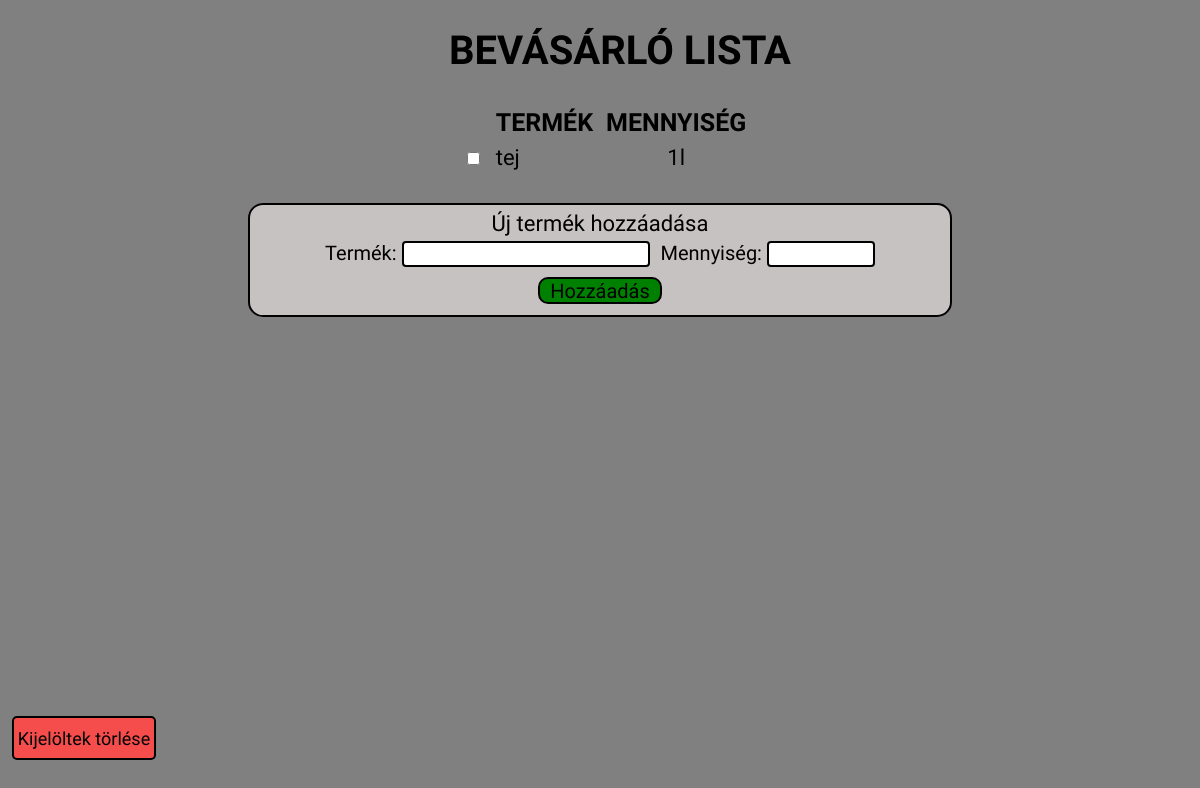
Before: / with the older database file.
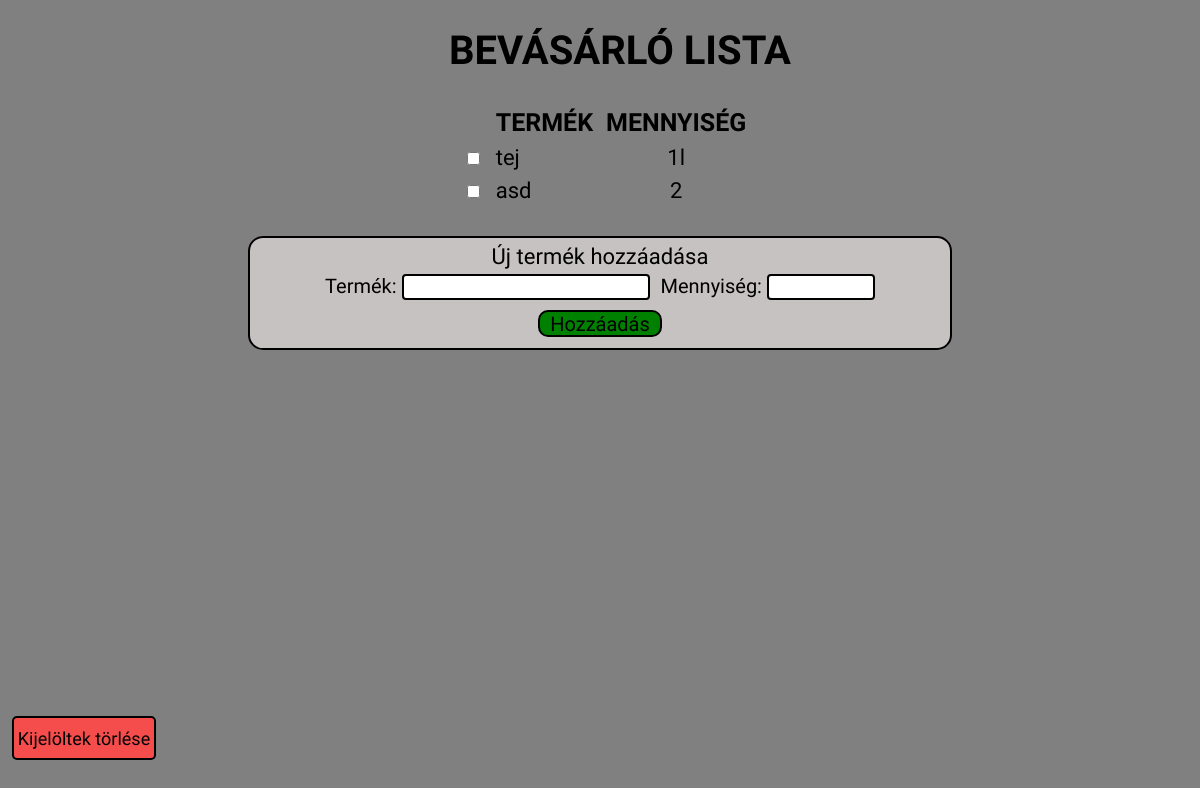
After: the same page with the newer database file.
### listapp/models.py (models this page shows, shortened)
class Lista(models.Model):
    name = models.CharField(max_length=30)
    amount = models.CharField(max_length=10)
    nameid = models.CharField(max_length=40)
    class Meta:
        verbose_name = 'Lista'
        verbose_name_plural = 'Lista'

### listapp/views.py (the view, shortened to what this page needs)
# urls.py: path('', home_view, name='home'),
def home_view(request, *args, **kwargs):
    array = []
    response = Lista.objects.all()
    for elem in response:
        array.append({
            "nev": elem.name,
            "mennyiseg": elem.amount,
        })
    return render(request, "home.html", {"tetelek": array})

### templates/home.html (shortened to what this page needs)
<!DOCTYPE html>
<html lang="en">
<head>
    {% load static %}
    <link rel="stylesheet" href="{% static 'style.css'%} ">
</head>
<body>
    <h1>Bevásárló lista</h1>
        <div class="kozep">
            <div id="tetelek">
                <table id="itemek">
                    <tr id="nagy">
                        <th></th>
                        <th>Termék</th>
                        <th>Mennyiség</th>
                    </tr>
                    {% for tetel in tetelek %}
                    <tr>
                        <td> <input type="checkbox"></td>
                        <td>{{tetel.nev}}</td>
                        <td class="mennyiseg">{{tetel.mennyiseg}}</td>
                    </tr>
                    {% endfor %}
                </table>
                <div class="új">
                    <div id="cim">Új termék hozzáadása</div>
                    <div>Termék: <input type="text" id="inputitem" maxlength="30">  Mennyiség: <input type="text" id="inputamount" maxlength="10" size="6"></div>
                    <div id="buttonka" onclick="onKlikk()">Hozzáadás</div>
                </div>
            </div>
    </div>
    <div class="torles">
        <div class="gombd" onclick="confirmgomb()">Kijelöltek törlése</div>
    </div>
</body>
</html>

### listapp/static/style.css (style rules this page uses)
body { background-color: grey; font-family: 'Passion One', cursive; }
h1 { text-align: center; text-transform: uppercase; padding-left: 40px; font-size: 40px; }
table { margin-left: auto; margin-right: auto; }
#nagy { font-size: 25px; text-transform: uppercase; }
#itemek { font-size:22px; }
td,th { padding-left: 10px; padding-top: 5px; text-align: left; }
.mennyiseg { text-align: center; }
.új { margin-top:30px; text-align: center; font-size: 20px; border: 2px solid black; border-radius: 15px; max-width: 700px; max-height:110px; min-height: 110px; margin-left:auto; margin-right:auto; background-color: rgb(199, 194, 194); }
#cim { font-size: 22px; padding-top: 6px; margin-bottom: 5px; }
input[type=text] { border: 2px solid black; border-radius: 4px; }
input { font-family: 'Passion One', cursive; font-size: 17px; text-align: center; }
#buttonka { width:120px; height:23px; background-color:green; border-radius:10px; margin-left:auto; margin-right:auto; margin-top:10px; border: 2px solid black; }
.torles { height:20px; width:20px; }
.gombd { width:140px; height:30px; position:fixed; bottom:5%; left: 1%; background-color:#f54c4c; border-radius:5px; border: 2px solid black; font-family: 'Passion One', cursive; font-size: 18px; text-align: center; padding-top: 10px; }

Changed rows visible on the page:
added Lista: nev "asd"
Other visible differences:
new list line: "☐ 2"
